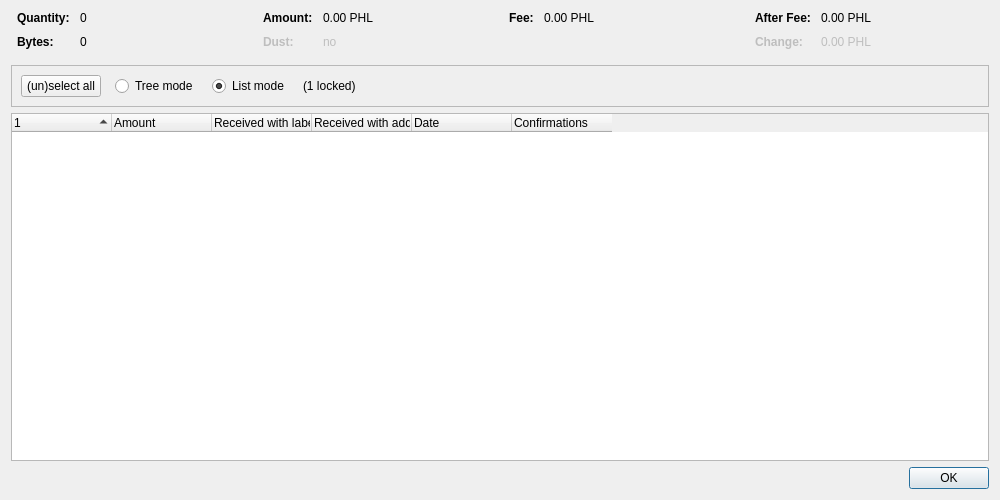
<?xml version="1.0" encoding="UTF-8"?>
<ui version="4.0">
 <class>CoinControlDialog</class>
 <widget class="QDialog" name="CoinControlDialog">
  <property name="geometry">
   <rect>
    <x>0</x>
    <y>0</y>
    <width>1000</width>
    <height>500</height>
   </rect>
  </property>
  <property name="windowTitle">
   <string>Coin Selection</string>
  </property>
  <layout class="QVBoxLayout" name="verticalLayout">
   <item>
    <layout class="QHBoxLayout" name="horizontalLayoutTop" stretch="0,0,0,0">
     <property name="topMargin">
      <number>0</number>
     </property>
     <property name="bottomMargin">
      <number>10</number>
     </property>
     <item>
      <layout class="QFormLayout" name="formLayoutCoinControl1">
       <property name="horizontalSpacing">
        <number>10</number>
       </property>
       <property name="verticalSpacing">
        <number>10</number>
       </property>
       <property name="leftMargin">
        <number>6</number>
       </property>
       <property name="rightMargin">
        <number>6</number>
       </property>
       <item row="0" column="0">
        <widget class="QLabel" name="labelCoinControlQuantityText">
         <property name="font">
          <font>
           <weight>75</weight>
           <bold>true</bold>
          </font>
         </property>
         <property name="text">
          <string>Quantity:</string>
         </property>
        </widget>
       </item>
       <item row="0" column="1">
        <widget class="QLabel" name="labelCoinControlQuantity">
         <property name="cursor">
          <cursorShape>IBeamCursor</cursorShape>
         </property>
         <property name="contextMenuPolicy">
          <enum>Qt::ActionsContextMenu</enum>
         </property>
         <property name="text">
          <string notr="true">0</string>
         </property>
         <property name="textInteractionFlags">
          <set>Qt::LinksAccessibleByMouse|Qt::TextSelectableByKeyboard|Qt::TextSelectableByMouse</set>
         </property>
        </widget>
       </item>
       <item row="1" column="0">
        <widget class="QLabel" name="labelCoinControlBytesText">
         <property name="font">
          <font>
           <weight>75</weight>
           <bold>true</bold>
          </font>
         </property>
         <property name="text">
          <string>Bytes:</string>
         </property>
        </widget>
       </item>
       <item row="1" column="1">
        <widget class="QLabel" name="labelCoinControlBytes">
         <property name="cursor">
          <cursorShape>IBeamCursor</cursorShape>
         </property>
         <property name="contextMenuPolicy">
          <enum>Qt::ActionsContextMenu</enum>
         </property>
         <property name="text">
          <string notr="true">0</string>
         </property>
         <property name="textInteractionFlags">
          <set>Qt::LinksAccessibleByMouse|Qt::TextSelectableByKeyboard|Qt::TextSelectableByMouse</set>
         </property>
        </widget>
       </item>
      </layout>
     </item>
     <item>
      <layout class="QFormLayout" name="formLayoutCoinControl2">
       <property name="horizontalSpacing">
        <number>10</number>
       </property>
       <property name="verticalSpacing">
        <number>10</number>
       </property>
       <property name="leftMargin">
        <number>6</number>
       </property>
       <property name="rightMargin">
        <number>6</number>
       </property>
       <item row="0" column="0">
        <widget class="QLabel" name="labelCoinControlAmountText">
         <property name="font">
          <font>
           <weight>75</weight>
           <bold>true</bold>
          </font>
         </property>
         <property name="text">
          <string>Amount:</string>
         </property>
        </widget>
       </item>
       <item row="0" column="1">
        <widget class="QLabel" name="labelCoinControlAmount">
         <property name="cursor">
          <cursorShape>IBeamCursor</cursorShape>
         </property>
         <property name="contextMenuPolicy">
          <enum>Qt::ActionsContextMenu</enum>
         </property>
         <property name="text">
          <string notr="true">0.00 PHL</string>
         </property>
         <property name="textInteractionFlags">
          <set>Qt::LinksAccessibleByMouse|Qt::TextSelectableByKeyboard|Qt::TextSelectableByMouse</set>
         </property>
        </widget>
       </item>
       <item row="1" column="0">
        <widget class="QLabel" name="labelCoinControlLowOutputText">
         <property name="enabled">
          <bool>false</bool>
         </property>
         <property name="font">
          <font>
           <weight>75</weight>
           <bold>true</bold>
          </font>
         </property>
         <property name="text">
          <string>Dust:</string>
         </property>
        </widget>
       </item>
       <item row="1" column="1">
        <widget class="QLabel" name="labelCoinControlLowOutput">
         <property name="enabled">
          <bool>false</bool>
         </property>
         <property name="cursor">
          <cursorShape>IBeamCursor</cursorShape>
         </property>
         <property name="contextMenuPolicy">
          <enum>Qt::ActionsContextMenu</enum>
         </property>
         <property name="text">
          <string notr="true">no</string>
         </property>
         <property name="textInteractionFlags">
          <set>Qt::LinksAccessibleByMouse|Qt::TextSelectableByKeyboard|Qt::TextSelectableByMouse</set>
         </property>
        </widget>
       </item>
      </layout>
     </item>
     <item>
      <layout class="QFormLayout" name="formLayoutCoinControl3">
       <property name="horizontalSpacing">
        <number>10</number>
       </property>
       <property name="verticalSpacing">
        <number>10</number>
       </property>
       <property name="leftMargin">
        <number>6</number>
       </property>
       <property name="rightMargin">
        <number>6</number>
       </property>
       <item row="0" column="0">
        <widget class="QLabel" name="labelCoinControlFeeText">
         <property name="font">
          <font>
           <weight>75</weight>
           <bold>true</bold>
          </font>
         </property>
         <property name="text">
          <string>Fee:</string>
         </property>
        </widget>
       </item>
       <item row="0" column="1">
        <widget class="QLabel" name="labelCoinControlFee">
         <property name="cursor">
          <cursorShape>IBeamCursor</cursorShape>
         </property>
         <property name="contextMenuPolicy">
          <enum>Qt::ActionsContextMenu</enum>
         </property>
         <property name="text">
          <string notr="true">0.00 PHL</string>
         </property>
         <property name="textInteractionFlags">
          <set>Qt::LinksAccessibleByMouse|Qt::TextSelectableByKeyboard|Qt::TextSelectableByMouse</set>
         </property>
        </widget>
       </item>
      </layout>
     </item>
     <item>
      <layout class="QFormLayout" name="formLayoutCoinControl4">
       <property name="horizontalSpacing">
        <number>10</number>
       </property>
       <property name="verticalSpacing">
        <number>10</number>
       </property>
       <property name="leftMargin">
        <number>6</number>
       </property>
       <property name="rightMargin">
        <number>6</number>
       </property>
       <item row="0" column="0">
        <widget class="QLabel" name="labelCoinControlAfterFeeText">
         <property name="font">
          <font>
           <weight>75</weight>
           <bold>true</bold>
          </font>
         </property>
         <property name="text">
          <string>After Fee:</string>
         </property>
        </widget>
       </item>
       <item row="0" column="1">
        <widget class="QLabel" name="labelCoinControlAfterFee">
         <property name="cursor">
          <cursorShape>IBeamCursor</cursorShape>
         </property>
         <property name="contextMenuPolicy">
          <enum>Qt::ActionsContextMenu</enum>
         </property>
         <property name="text">
          <string notr="true">0.00 PHL</string>
         </property>
         <property name="textInteractionFlags">
          <set>Qt::LinksAccessibleByMouse|Qt::TextSelectableByKeyboard|Qt::TextSelectableByMouse</set>
         </property>
        </widget>
       </item>
       <item row="1" column="0">
        <widget class="QLabel" name="labelCoinControlChangeText">
         <property name="enabled">
          <bool>false</bool>
         </property>
         <property name="font">
          <font>
           <weight>75</weight>
           <bold>true</bold>
          </font>
         </property>
         <property name="text">
          <string>Change:</string>
         </property>
        </widget>
       </item>
       <item row="1" column="1">
        <widget class="QLabel" name="labelCoinControlChange">
         <property name="enabled">
          <bool>false</bool>
         </property>
         <property name="cursor">
          <cursorShape>IBeamCursor</cursorShape>
         </property>
         <property name="contextMenuPolicy">
          <enum>Qt::ActionsContextMenu</enum>
         </property>
         <property name="text">
          <string notr="true">0.00 PHL</string>
         </property>
         <property name="textInteractionFlags">
          <set>Qt::LinksAccessibleByMouse|Qt::TextSelectableByKeyboard|Qt::TextSelectableByMouse</set>
         </property>
        </widget>
       </item>
      </layout>
     </item>
    </layout>
   </item>
   <item>
    <widget class="QFrame" name="frame">
     <property name="minimumSize">
      <size>
       <width>0</width>
       <height>40</height>
      </size>
     </property>
     <property name="frameShape">
      <enum>QFrame::StyledPanel</enum>
     </property>
     <property name="frameShadow">
      <enum>QFrame::Sunken</enum>
     </property>
     <layout class="QHBoxLayout" name="horizontalLayout">
      <item>
       <layout class="QHBoxLayout" name="horizontalLayoutPanel" stretch="0,0,0,0,0">
        <property name="spacing">
         <number>14</number>
        </property>
        <item>
         <widget class="QPushButton" name="pushButtonSelectAll">
          <property name="sizePolicy">
           <sizepolicy hsizetype="Maximum" vsizetype="Fixed">
            <horstretch>0</horstretch>
            <verstretch>0</verstretch>
           </sizepolicy>
          </property>
          <property name="text">
           <string>(un)select all</string>
          </property>
          <property name="autoDefault">
           <bool>false</bool>
          </property>
         </widget>
        </item>
        <item>
         <widget class="QRadioButton" name="radioTreeMode">
          <property name="sizePolicy">
           <sizepolicy hsizetype="Maximum" vsizetype="Fixed">
            <horstretch>0</horstretch>
            <verstretch>0</verstretch>
           </sizepolicy>
          </property>
          <property name="text">
           <string>Tree mode</string>
          </property>
         </widget>
        </item>
        <item>
         <widget class="QRadioButton" name="radioListMode">
          <property name="sizePolicy">
           <sizepolicy hsizetype="Maximum" vsizetype="Fixed">
            <horstretch>0</horstretch>
            <verstretch>0</verstretch>
           </sizepolicy>
          </property>
          <property name="text">
           <string>List mode</string>
          </property>
          <property name="checked">
           <bool>true</bool>
          </property>
         </widget>
        </item>
        <item>
         <widget class="QLabel" name="labelLocked">
          <property name="text">
           <string notr="true">(1 locked)</string>
          </property>
         </widget>
        </item>
        <item>
         <spacer name="horizontalSpacer">
          <property name="orientation">
           <enum>Qt::Horizontal</enum>
          </property>
          <property name="sizeHint" stdset="0">
           <size>
            <width>40</width>
            <height>20</height>
           </size>
          </property>
         </spacer>
        </item>
       </layout>
      </item>
     </layout>
    </widget>
   </item>
   <item>
    <widget class="CoinControlTreeWidget" name="treeWidget">
     <property name="contextMenuPolicy">
      <enum>Qt::CustomContextMenu</enum>
     </property>
     <property name="sortingEnabled">
      <bool>false</bool>
     </property>
     <property name="columnCount">
      <number>6</number>
     </property>
     <attribute name="headerShowSortIndicator" stdset="0">
      <bool>true</bool>
     </attribute>
     <attribute name="headerStretchLastSection">
      <bool>false</bool>
     </attribute>
     <column>
      <property name="text">
       <string/>
      </property>
     </column>
     <column>
      <property name="text">
       <string>Amount</string>
      </property>
     </column>
     <column>
      <property name="text">
       <string>Received with label</string>
      </property>
     </column>
     <column>
      <property name="text">
       <string>Received with address</string>
      </property>
     </column>
     <column>
      <property name="text">
       <string>Date</string>
      </property>
     </column>
     <column>
      <property name="text">
       <string>Confirmations</string>
      </property>
      <property name="toolTip">
       <string>Confirmed</string>
      </property>
     </column>
     <column>
      <property name="text">
       <string/>
      </property>
     </column>
     <column>
      <property name="text">
       <string/>
      </property>
     </column>
     <column>
      <property name="text">
       <string/>
      </property>
     </column>
     <column>
      <property name="text">
       <string/>
      </property>
     </column>
    </widget>
   </item>
   <item>
    <widget class="QDialogButtonBox" name="buttonBox">
     <property name="orientation">
      <enum>Qt::Horizontal</enum>
     </property>
     <property name="standardButtons">
      <set>QDialogButtonBox::Ok</set>
     </property>
    </widget>
   </item>
  </layout>
 </widget>
 <customwidgets>
  <customwidget>
   <class>CoinControlTreeWidget</class>
   <extends>QTreeWidget</extends>
   <header>qt/coincontroltreewidget.h</header>
  </customwidget>
 </customwidgets>
 <resources/>
 <connections/>
</ui>
